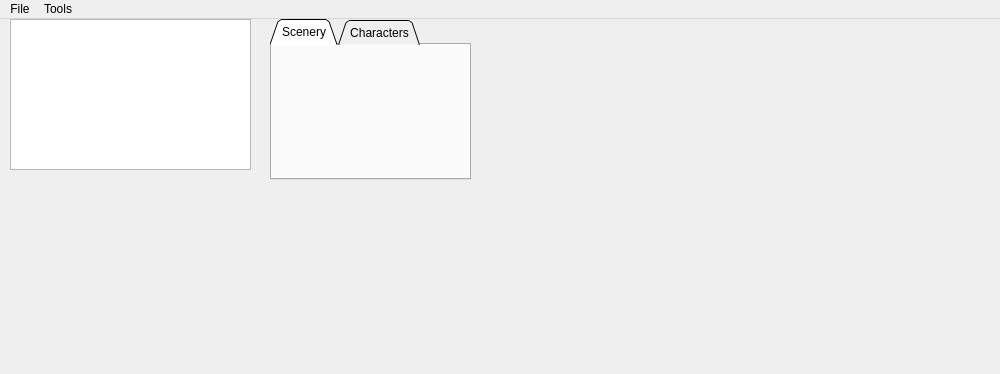
<?xml version="1.0" encoding="UTF-8"?>
<ui version="4.0">
 <class>MainWindow</class>
 <widget class="QMainWindow" name="MainWindow">
  <property name="geometry">
   <rect>
    <x>0</x>
    <y>0</y>
    <width>1000</width>
    <height>374</height>
   </rect>
  </property>
  <property name="windowTitle">
   <string>MainWindow</string>
  </property>
  <property name="iconSize">
   <size>
    <width>32</width>
    <height>32</height>
   </size>
  </property>
  <widget class="QWidget" name="centralwidget">
   <widget class="QGraphicsView" name="graphicsView">
    <property name="geometry">
     <rect>
      <x>10</x>
      <y>0</y>
      <width>241</width>
      <height>151</height>
     </rect>
    </property>
    <property name="mouseTracking">
     <bool>true</bool>
    </property>
   </widget>
   <widget class="QTabWidget" name="tabWidget">
    <property name="geometry">
     <rect>
      <x>270</x>
      <y>0</y>
      <width>201</width>
      <height>161</height>
     </rect>
    </property>
    <property name="cursor">
     <cursorShape>ArrowCursor</cursorShape>
    </property>
    <property name="tabShape">
     <enum>QTabWidget::Triangular</enum>
    </property>
    <property name="currentIndex">
     <number>0</number>
    </property>
    <property name="elideMode">
     <enum>Qt::ElideLeft</enum>
    </property>
    <property name="tabsClosable">
     <bool>false</bool>
    </property>
    <widget class="QWidget" name="scenery">
     <property name="mouseTracking">
      <bool>true</bool>
     </property>
     <attribute name="title">
      <string>Scenery</string>
     </attribute>
    </widget>
    <widget class="QWidget" name="characters">
     <property name="mouseTracking">
      <bool>true</bool>
     </property>
     <attribute name="title">
      <string>Characters</string>
     </attribute>
    </widget>
   </widget>
  </widget>
  <widget class="QMenuBar" name="menubar">
   <property name="geometry">
    <rect>
     <x>0</x>
     <y>0</y>
     <width>1000</width>
     <height>21</height>
    </rect>
   </property>
   <widget class="QMenu" name="menuFile">
    <property name="title">
     <string>File</string>
    </property>
    <addaction name="actionOpen"/>
    <addaction name="actionSave"/>
    <addaction name="actionClose"/>
    <addaction name="actionExit"/>
   </widget>
   <widget class="QMenu" name="menuTools">
    <property name="title">
     <string>Tools</string>
    </property>
    <addaction name="actionDraw_Grid_Lines"/>
   </widget>
   <addaction name="menuFile"/>
   <addaction name="menuTools"/>
  </widget>
  <action name="actionOpen">
   <property name="text">
    <string>Open</string>
   </property>
  </action>
  <action name="actionSave">
   <property name="text">
    <string>Save</string>
   </property>
  </action>
  <action name="actionClose">
   <property name="text">
    <string>Close</string>
   </property>
  </action>
  <action name="actionExit">
   <property name="text">
    <string>Exit</string>
   </property>
  </action>
  <action name="actionDraw_Grid_Lines">
   <property name="text">
    <string>Draw Grid Lines</string>
   </property>
  </action>
 </widget>
 <resources/>
 <connections/>
</ui>
